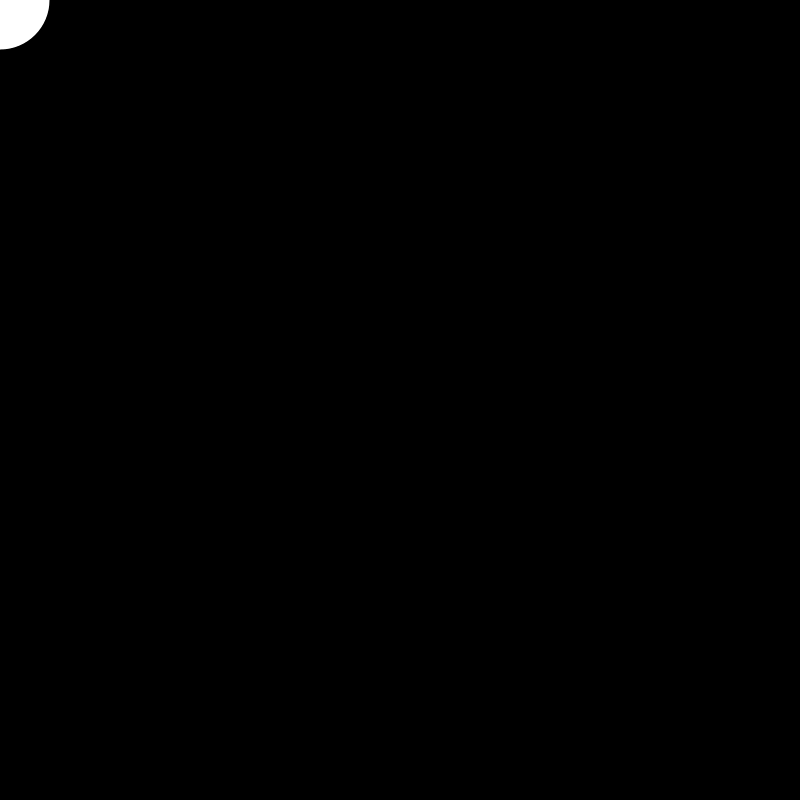
Frame 1 (no input)
Frame 60 (the mouse pressed at the canvas centre just before this capture): identical to frame 1, image omitted
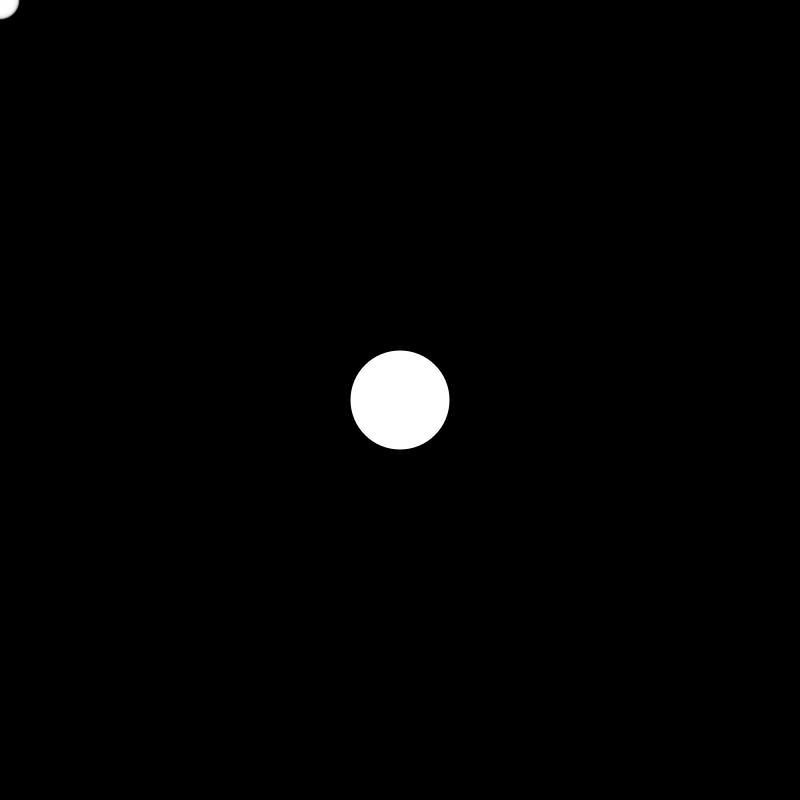
Frame 120 (the mouse held since frame 60 and released just before this capture)

The Processing sketch that drew these frames (run headless with seeded random() and noise(); from frame 60 on, the mouse is pressed at the canvas centre):

// Processing sketch: processing_156829
// ── processing_156829.pde

int numPos = 100;

int[] x = new int [numPos];
int[] y = new int [numPos];



void setup() {
    size(800, 800);
    noStroke();

/*
    for (int i = 0; i < x.length; i++) {
        x[i] = int(random(width));
        y[i] = int(random(height));
    }
    */
}

void draw() {
    background(0);
    //fill(random(255));

    for (int i = 0; i < numPos - 1; i++) {
        x[i] = x[i + 1];
        y[i] = y[i + 1];
    }

    x[numPos-1] = mouseX; //i am an emergent ketchup doughnut
    y[numPos-1] = mouseY;

    for (int i = 0; i < numPos; i++) {
        
        float percentComplete = float(i)/ float(numPos); //created this percentComplete since i and numPos are ints
        float alphaChange = percentComplete * 255; //added this in for some variance, the earlier 
        //                                                  array positions have lower opacity and building
        //                                                  up to a maximum of 255
        
        fill(255, alphaChange);
        
        int diameter = int(percentComplete * 100); // the diameter of the closer ellipses should be larger
        ellipse(x[i], y[i], diameter, diameter);
       // println("alphaChange is " + alphaChange + " with a diameter of " + diameter);
    }
}
